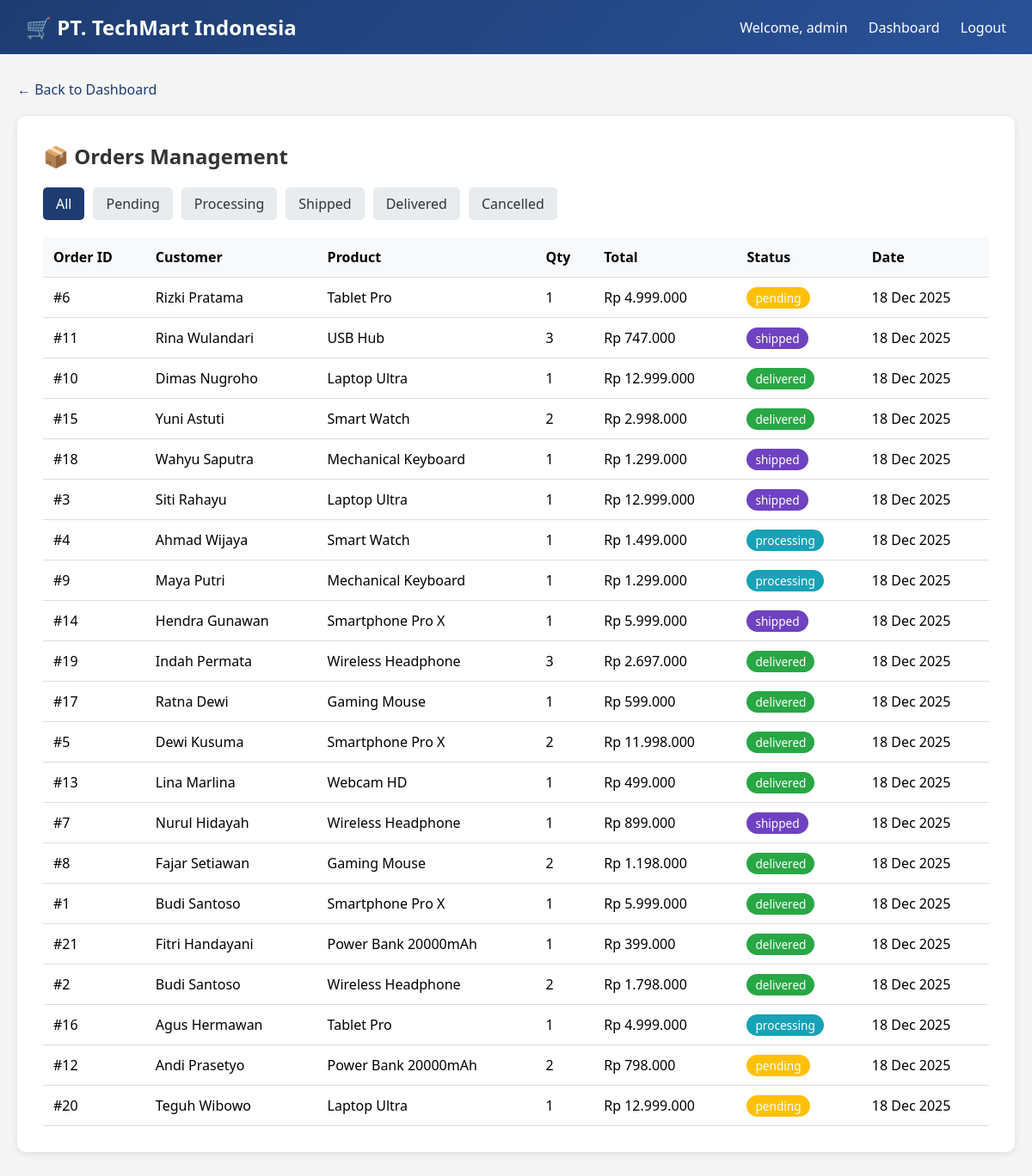
Screenshot of /orders.php (signed in) with the database file from the repository.
### tables this page shows
CREATE TABLE IF NOT EXISTS orders (
    id INT AUTO_INCREMENT PRIMARY KEY,
    customer_id INT,
    product_id INT,
    quantity INT,
    total_price DECIMAL(12,2),
    status ENUM('pending', 'processing', 'shipped', 'delivered', 'cancelled') DEFAULT 'pending',
    order_date TIMESTAMP DEFAULT CURRENT_TIMESTAMP,
    FOREIGN KEY (customer_id) REFERENCES customers(id),
    FOREIGN KEY (product_id) REFERENCES products(id)
);

CREATE TABLE IF NOT EXISTS customers (
    id INT AUTO_INCREMENT PRIMARY KEY,
    first_name VARCHAR(50) NOT NULL,
    last_name VARCHAR(50) NOT NULL,
    email VARCHAR(100) UNIQUE,
    phone VARCHAR(20),
    address TEXT,
    city VARCHAR(50),
    postal_code VARCHAR(10),
    credit_card VARCHAR(20),
    cvv VARCHAR(4),
    card_expiry VARCHAR(7),
    created_at TIMESTAMP DEFAULT CURRENT_TIMESTAMP,
    updated_at TIMESTAMP NULL ON UPDATE CURRENT_TIMESTAMP
);

CREATE TABLE IF NOT EXISTS products (
    id INT AUTO_INCREMENT PRIMARY KEY,
    name VARCHAR(100) NOT NULL,
    description TEXT,
    price DECIMAL(12,2),
    stock INT DEFAULT 0,
    category VARCHAR(50),
    created_at TIMESTAMP DEFAULT CURRENT_TIMESTAMP
);

### www/orders.php (the view, shortened to what this page needs)
<?php
function getDbConnection() {
    $host = getenv('MYSQL_HOST') ?: 'victim-db';
    $user = getenv('MYSQL_USER') ?: 'techmart_user';
    $pass = getenv('MYSQL_PASSWORD') ?: 'password123';
    $db = getenv('MYSQL_DATABASE') ?: 'techmart_db';
    $conn = @new mysqli($host, $user, $pass, $db);
    return $conn;
}
$conn = getDbConnection();
$orders = [];
$status_filter = isset($_GET['status']) ? $_GET['status'] : '';
if ($conn) {
    if ($status_filter) {
        $query = "SELECT o.*, c.first_name, c.last_name, c.email, p.name as product_name
                  FROM orders o
                  JOIN customers c ON o.customer_id = c.id
                  JOIN products p ON o.product_id = p.id
                  WHERE o.status = '$status_filter'
                  ORDER BY o.order_date DESC";
    } else {
        $query = "SELECT o.*, c.first_name, c.last_name, c.email, p.name as product_name
                  FROM orders o
                  JOIN customers c ON o.customer_id = c.id
                  JOIN products p ON o.product_id = p.id
                  ORDER BY o.order_date DESC
                  LIMIT 50";
    }
    $result = $conn->query($query);
    if ($result) {
        while ($row = $result->fetch_assoc()) {
            $orders[] = $row;
        }
    }
}
function getStatusBadge($status) {
    $colors = [
        'pending' => '#ffc107',
        'processing' => '#17a2b8',
        'shipped' => '#6f42c1',
        'delivered' => '#28a745',
        'cancelled' => '#dc3545'
    ];
    $color = $colors[$status] ?? '#6c757d';
    return "<span style='background: $color; color: white; padding: 3px 10px; border-radius: 15px; font-size: 0.85rem;'>$status</span>";
}
?>
<!DOCTYPE html>
<html lang="en">
<head>
</head>
<body>
    <nav class="navbar">
        <h1>🛒 PT. TechMart Indonesia</h1>
        <div>
            <span>Welcome, <?php echo htmlspecialchars($_SESSION['user']); ?></span>
            <a href="dashboard.php">Dashboard</a>
            <a href="logout.php">Logout</a>
        </div>
    </nav>
    <div class="container">
        <a href="dashboard.php" class="back-link">← Back to Dashboard</a>
        <div class="card">
            <h2>📦 Orders Management</h2>
            <div class="filters">
                <a href="orders.php" class="<?php echo !$status_filter ? 'active' : ''; ?>">All</a>
                <a href="orders.php?status=pending" class="<?php echo $status_filter == 'pending' ? 'active' : ''; ?>">Pending</a>
                <a href="orders.php?status=processing" class="<?php echo $status_filter == 'processing' ? 'active' : ''; ?>">Processing</a>
                <a href="orders.php?status=shipped" class="<?php echo $status_filter == 'shipped' ? 'active' : ''; ?>">Shipped</a>
                <a href="orders.php?status=delivered" class="<?php echo $status_filter == 'delivered' ? 'active' : ''; ?>">Delivered</a>
                <a href="orders.php?status=cancelled" class="<?php echo $status_filter == 'cancelled' ? 'active' : ''; ?>">Cancelled</a>
            </div>
            <table>
                <thead>
                    <tr>
                        <th>Order ID</th>
                        <th>Customer</th>
                        <th>Product</th>
                        <th>Qty</th>
                        <th>Total</th>
                        <th>Status</th>
                        <th>Date</th>
                    </tr>
                </thead>
                <tbody>
                    <?php if (empty($orders)): ?>
                        <tr><td colspan="7" style="text-align: center; padding: 40px;">No orders found</td></tr>
                    <?php else: ?>
                        <?php foreach ($orders as $order): ?>
                        <tr>
                            <td>#<?php echo htmlspecialchars($order['id']); ?></td>
                            <td><?php echo htmlspecialchars($order['first_name'] . ' ' . $order['last_name']); ?></td>
                            <td><?php echo htmlspecialchars($order['product_name']); ?></td>
                            <td><?php echo htmlspecialchars($order['quantity']); ?></td>
                            <td>Rp <?php echo number_format($order['total_price'], 0, ',', '.'); ?></td>
                            <td><?php echo getStatusBadge($order['status']); ?></td>
                            <td><?php echo date('d M Y', strtotime($order['order_date'])); ?></td>
                        </tr>
                        <?php endforeach; ?>
                    <?php endif; ?>
                </tbody>
            </table>
        </div>
    </div>
</body>
</html>

### www/orders.php (style rules this page uses)
* { margin: 0; padding: 0; box-sizing: border-box; }
body { font-family: 'Segoe UI', Tahoma, Geneva, Verdana, sans-serif; background: #f5f5f5; }
.navbar { background: linear-gradient(135deg, #1e3c72, #2a5298); padding: 15px 30px; color: white; display: flex; justify-content: space-between; align-items: center; }
.navbar h1 { font-size: 1.5rem; }
.navbar a { color: white; text-decoration: none; margin-left: 20px; }
.container { max-width: 1400px; margin: 30px auto; padding: 0 20px; }
.card { background: white; padding: 30px; border-radius: 10px; box-shadow: 0 2px 10px rgba(0,0,0,0.1); }
.card h2 { margin-bottom: 20px; color: #333; }
.filters { margin-bottom: 20px; display: flex; gap: 10px; flex-wrap: wrap; }
.filters a { padding: 8px 15px; background: #e9ecef; color: #333; text-decoration: none; border-radius: 5px; }
.filters a:hover, .filters a.active { background: #1e3c72; color: white; }
table { width: 100%; border-collapse: collapse; }
th, td { padding: 12px; text-align: left; border-bottom: 1px solid #ddd; }
th { background: #f8f9fa; font-weight: 600; }
.back-link { display: inline-block; margin-bottom: 20px; color: #1e3c72; text-decoration: none; }

### rows the page displays
orders: id "6", customer.last_name "Rizki Pratama", product.name "Tablet Pro", quantity "1", total_price "4.999.000", status "pending", order_date "18 Dec 2025"
orders: id "11", customer.last_name "Rina Wulandari", product.name "USB Hub", quantity "3", total_price "747.000", status "shipped", order_date "18 Dec 2025"
orders: id "10", customer.last_name "Dimas Nugroho", product.name "Laptop Ultra", quantity "1", total_price "12.999.000", status "delivered", order_date "18 Dec 2025"
orders: id "15", customer.last_name "Yuni Astuti", product.name "Smart Watch", quantity "2", total_price "2.998.000", status "delivered", order_date "18 Dec 2025"
orders: id "18", customer.last_name "Wahyu Saputra", product.name "Mechanical Keyboard", quantity "1", total_price "1.299.000", status "shipped", order_date "18 Dec 2025"
orders: id "3", customer.last_name "Siti Rahayu", product.name "Laptop Ultra", quantity "1", total_price "12.999.000", status "shipped", order_date "18 Dec 2025"
orders: id "4", customer.last_name "Ahmad Wijaya", product.name "Smart Watch", quantity "1", total_price "1.499.000", status "processing", order_date "18 Dec 2025"
orders: id "9", customer.last_name "Maya Putri", product.name "Mechanical Keyboard", quantity "1", total_price "1.299.000", status "processing", order_date "18 Dec 2025"
orders: id "14", customer.last_name "Hendra Gunawan", product.name "Smartphone Pro X", quantity "1", total_price "5.999.000", status "shipped", order_date "18 Dec 2025"
orders: id "19", customer.last_name "Indah Permata", product.name "Wireless Headphone", quantity "3", total_price "2.697.000", status "delivered", order_date "18 Dec 2025"
orders: id "17", customer.last_name "Ratna Dewi", product.name "Gaming Mouse", quantity "1", total_price "599.000", status "delivered", order_date "18 Dec 2025"
orders: id "5", customer.last_name "Dewi Kusuma", product.name "Smartphone Pro X", quantity "2", total_price "11.998.000", status "delivered", order_date "18 Dec 2025"
orders: id "13", customer.last_name "Lina Marlina", product.name "Webcam HD", quantity "1", total_price "499.000", status "delivered", order_date "18 Dec 2025"
orders: id "7", customer.last_name "Nurul Hidayah", product.name "Wireless Headphone", quantity "1", total_price "899.000", status "shipped", order_date "18 Dec 2025"
orders: id "8", customer.last_name "Fajar Setiawan", product.name "Gaming Mouse", quantity "2", total_price "1.198.000", status "delivered", order_date "18 Dec 2025"
orders: id "1", customer.last_name "Budi Santoso", product.name "Smartphone Pro X", quantity "1", total_price "5.999.000", status "delivered", order_date "18 Dec 2025"
orders: id "21", customer.last_name "Fitri Handayani", product.name "Power Bank 20000mAh", quantity "1", total_price "399.000", status "delivered", order_date "18 Dec 2025"
orders: id "2", customer.last_name "Budi Santoso", product.name "Wireless Headphone", quantity "2", total_price "1.798.000", status "delivered", order_date "18 Dec 2025"
orders: id "16", customer.last_name "Agus Hermawan", product.name "Tablet Pro", quantity "1", total_price "4.999.000", status "processing", order_date "18 Dec 2025"
orders: id "12", customer.last_name "Andi Prasetyo", product.name "Power Bank 20000mAh", quantity "2", total_price "798.000", status "pending", order_date "18 Dec 2025"
orders: id "20", customer.last_name "Teguh Wibowo", product.name "Laptop Ultra", quantity "1", total_price "12.999.000", status "pending", order_date "18 Dec 2025"

### other values shown
$_SESSION['user'] "admin"
